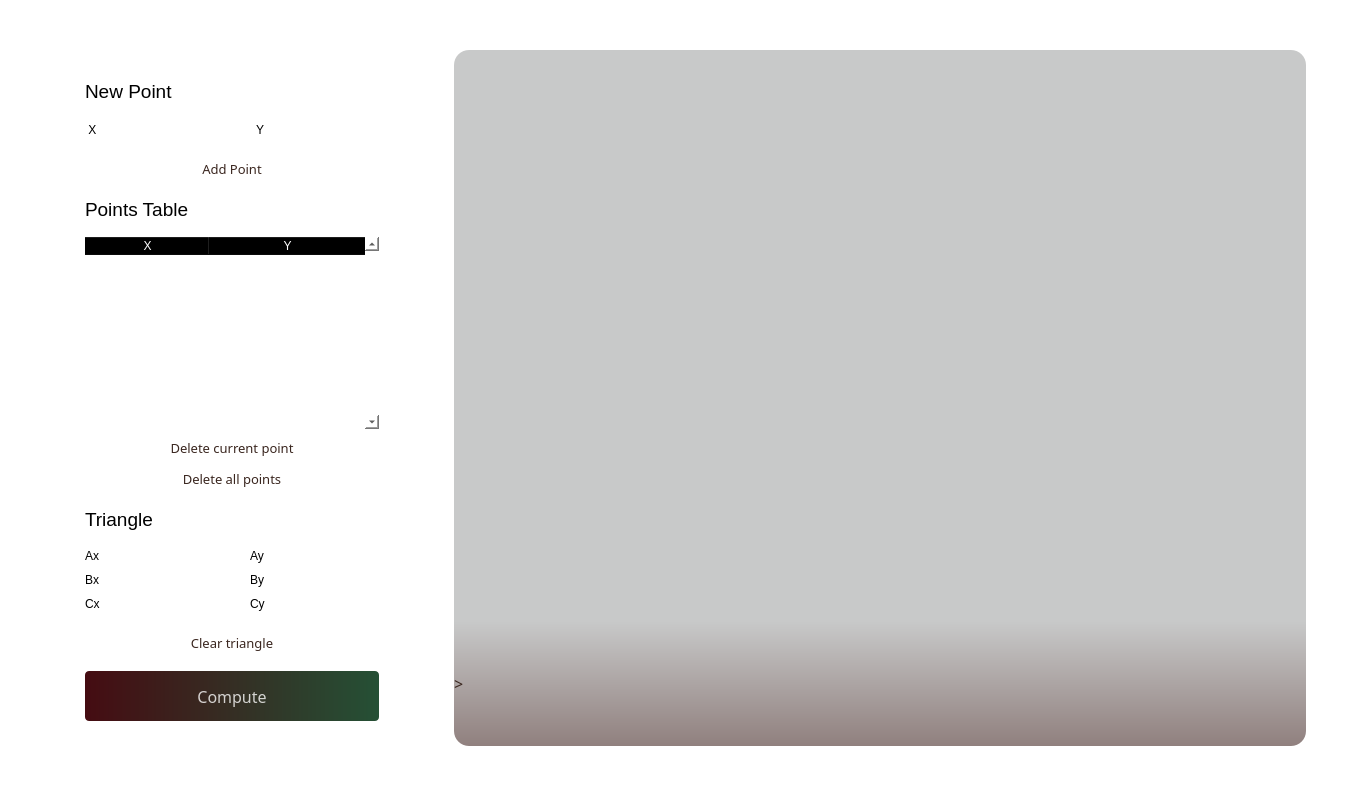
<?xml version="1.0" encoding="UTF-8"?>
<ui version="4.0">
 <class>MainWindow</class>
 <widget class="QMainWindow" name="MainWindow">
  <property name="geometry">
   <rect>
    <x>0</x>
    <y>0</y>
    <width>1366</width>
    <height>796</height>
   </rect>
  </property>
  <property name="minimumSize">
   <size>
    <width>1366</width>
    <height>768</height>
   </size>
  </property>
  <property name="font">
   <font>
    <family>Noto Sans Ethiopic Medium</family>
    <pointsize>10</pointsize>
   </font>
  </property>
  <property name="windowTitle">
   <string>MainWindow</string>
  </property>
  <property name="styleSheet">
   <string notr="true">border-radius: 4px;
background: transparent;
background-color: rgba(255, 255, 255, 0);</string>
  </property>
  <widget class="QWidget" name="centralwidget">
   <property name="autoFillBackground">
    <bool>false</bool>
   </property>
   <property name="styleSheet">
    <string notr="true">background-image:url(:/img/img/background.jpg)  0 0 0 0 stretch stretch;
background-repeat: no-repeat;
background-position: center;</string>
   </property>
   <layout class="QHBoxLayout" name="horizontalLayout_3" stretch="10,10,10">
    <property name="spacing">
     <number>10</number>
    </property>
    <property name="leftMargin">
     <number>60</number>
    </property>
    <property name="topMargin">
     <number>50</number>
    </property>
    <property name="rightMargin">
     <number>60</number>
    </property>
    <property name="bottomMargin">
     <number>50</number>
    </property>
    <item>
     <widget class="QWidget" name="widget" native="true">
      <property name="sizePolicy">
       <sizepolicy hsizetype="Fixed" vsizetype="Minimum">
        <horstretch>0</horstretch>
        <verstretch>0</verstretch>
       </sizepolicy>
      </property>
      <property name="minimumSize">
       <size>
        <width>340</width>
        <height>0</height>
       </size>
      </property>
      <property name="sizeIncrement">
       <size>
        <width>5</width>
        <height>10</height>
       </size>
      </property>
      <property name="autoFillBackground">
       <bool>false</bool>
      </property>
      <property name="styleSheet">
       <string notr="true">
border-radius: 15px;
background: transparent;
background-color: rgba(255, 255, 255, 15);
</string>
      </property>
      <layout class="QVBoxLayout" name="verticalLayout">
       <property name="leftMargin">
        <number>25</number>
       </property>
       <property name="topMargin">
        <number>30</number>
       </property>
       <property name="rightMargin">
        <number>25</number>
       </property>
       <property name="bottomMargin">
        <number>25</number>
       </property>
       <item>
        <widget class="QLabel" name="HeaderPointLabel">
         <property name="maximumSize">
          <size>
           <width>16777215</width>
           <height>26</height>
          </size>
         </property>
         <property name="font">
          <font>
           <pointsize>14</pointsize>
          </font>
         </property>
         <property name="styleSheet">
          <string notr="true">background-color: rgba(255, 255, 255, 0);</string>
         </property>
         <property name="text">
          <string>New Point</string>
         </property>
        </widget>
       </item>
       <item>
        <spacer name="verticalSpacer">
         <property name="orientation">
          <enum>Qt::Vertical</enum>
         </property>
         <property name="sizeHint" stdset="0">
          <size>
           <width>20</width>
           <height>1</height>
          </size>
         </property>
        </spacer>
       </item>
       <item>
        <layout class="QHBoxLayout" name="horizontalLayout">
         <item>
          <widget class="QLabel" name="LabelPointX">
           <property name="maximumSize">
            <size>
             <width>16777215</width>
             <height>25</height>
            </size>
           </property>
           <property name="styleSheet">
            <string notr="true">background-color: rgba(255, 255, 255, 0);</string>
           </property>
           <property name="text">
            <string> X</string>
           </property>
          </widget>
         </item>
         <item>
          <widget class="QLineEdit" name="InputFieldPointX">
           <property name="maximumSize">
            <size>
             <width>16777215</width>
             <height>25</height>
            </size>
           </property>
           <property name="styleSheet">
            <string notr="true">border: 1px solid rgba(255, 255, 255, 125);
background-color: rgba(255, 255, 255, 20);
border-radius: 3px;</string>
           </property>
          </widget>
         </item>
         <item>
          <spacer name="horizontalSpacer">
           <property name="orientation">
            <enum>Qt::Horizontal</enum>
           </property>
           <property name="sizeHint" stdset="0">
            <size>
             <width>30</width>
             <height>20</height>
            </size>
           </property>
          </spacer>
         </item>
         <item>
          <widget class="QLabel" name="LabelPointY">
           <property name="maximumSize">
            <size>
             <width>16777215</width>
             <height>25</height>
            </size>
           </property>
           <property name="styleSheet">
            <string notr="true">background-color: rgba(255, 255, 255, 0);</string>
           </property>
           <property name="text">
            <string> Y</string>
           </property>
          </widget>
         </item>
         <item>
          <widget class="QLineEdit" name="InputFieldPointY">
           <property name="maximumSize">
            <size>
             <width>16777215</width>
             <height>25</height>
            </size>
           </property>
           <property name="styleSheet">
            <string notr="true">border: 1px solid rgba(255, 255, 255, 125);
background-color: rgba(255, 255, 255, 20);
border-radius: 3px;</string>
           </property>
          </widget>
         </item>
        </layout>
       </item>
       <item>
        <spacer name="verticalSpacer_2">
         <property name="orientation">
          <enum>Qt::Vertical</enum>
         </property>
         <property name="sizeHint" stdset="0">
          <size>
           <width>20</width>
           <height>1</height>
          </size>
         </property>
        </spacer>
       </item>
       <item>
        <widget class="QPushButton" name="ButtonAddPoint">
         <property name="sizePolicy">
          <sizepolicy hsizetype="MinimumExpanding" vsizetype="Fixed">
           <horstretch>0</horstretch>
           <verstretch>0</verstretch>
          </sizepolicy>
         </property>
         <property name="minimumSize">
          <size>
           <width>15</width>
           <height>25</height>
          </size>
         </property>
         <property name="maximumSize">
          <size>
           <width>16777215</width>
           <height>16777215</height>
          </size>
         </property>
         <property name="sizeIncrement">
          <size>
           <width>21</width>
           <height>7</height>
          </size>
         </property>
         <property name="font">
          <font>
           <family>Noto Sans Ethiopic Medium</family>
           <pointsize>10</pointsize>
           <bold>false</bold>
          </font>
         </property>
         <property name="styleSheet">
          <string notr="true">QPushButton#ButtonAddPoint {
	background-color: rgba(255, 255, 255, 100);
	border-radius: 4px;
	color: rgb(58, 38, 31);
}

QPushButton#ButtonAddPoint:pressed {
	background-color: #546A59;
}</string>
         </property>
         <property name="text">
          <string>Add Point</string>
         </property>
        </widget>
       </item>
       <item>
        <spacer name="verticalSpacer_8">
         <property name="orientation">
          <enum>Qt::Vertical</enum>
         </property>
         <property name="sizeHint" stdset="0">
          <size>
           <width>256</width>
           <height>0</height>
          </size>
         </property>
        </spacer>
       </item>
       <item>
        <widget class="QLabel" name="HeaderPointsTableLabel">
         <property name="maximumSize">
          <size>
           <width>16777215</width>
           <height>26</height>
          </size>
         </property>
         <property name="font">
          <font>
           <pointsize>14</pointsize>
          </font>
         </property>
         <property name="styleSheet">
          <string notr="true">background-color: rgba(255, 255, 255, 0);</string>
         </property>
         <property name="text">
          <string>Points Table</string>
         </property>
        </widget>
       </item>
       <item>
        <spacer name="verticalSpacer_6">
         <property name="orientation">
          <enum>Qt::Vertical</enum>
         </property>
         <property name="sizeType">
          <enum>QSizePolicy::MinimumExpanding</enum>
         </property>
         <property name="sizeHint" stdset="0">
          <size>
           <width>20</width>
           <height>1</height>
          </size>
         </property>
        </spacer>
       </item>
       <item>
        <widget class="QTableWidget" name="TablePoints">
         <property name="autoFillBackground">
          <bool>true</bool>
         </property>
         <property name="styleSheet">
          <string notr="true">border-radius: 4px;
color: rgb(255, 255, 255);
border-color: rgb(255, 255, 255);
gridline-color: rgba(255, 255, 255, 100);

alternate-background-color: rgb(255, 255, 255);
selection-background-color: rgba(255, 255, 255, 50);</string>
         </property>
         <property name="verticalScrollBarPolicy">
          <enum>Qt::ScrollBarAlwaysOn</enum>
         </property>
         <property name="horizontalScrollBarPolicy">
          <enum>Qt::ScrollBarAlwaysOff</enum>
         </property>
         <property name="alternatingRowColors">
          <bool>false</bool>
         </property>
         <property name="rowCount">
          <number>0</number>
         </property>
         <attribute name="horizontalHeaderCascadingSectionResizes">
          <bool>true</bool>
         </attribute>
         <attribute name="horizontalHeaderMinimumSectionSize">
          <number>100</number>
         </attribute>
         <attribute name="horizontalHeaderDefaultSectionSize">
          <number>125</number>
         </attribute>
         <attribute name="horizontalHeaderShowSortIndicator" stdset="0">
          <bool>false</bool>
         </attribute>
         <attribute name="horizontalHeaderStretchLastSection">
          <bool>true</bool>
         </attribute>
         <attribute name="verticalHeaderVisible">
          <bool>true</bool>
         </attribute>
         <attribute name="verticalHeaderMinimumSectionSize">
          <number>30</number>
         </attribute>
         <attribute name="verticalHeaderDefaultSectionSize">
          <number>30</number>
         </attribute>
         <attribute name="verticalHeaderShowSortIndicator" stdset="0">
          <bool>false</bool>
         </attribute>
         <attribute name="verticalHeaderStretchLastSection">
          <bool>false</bool>
         </attribute>
         <column>
          <property name="text">
           <string>X</string>
          </property>
          <property name="background">
           <color alpha="100">
            <red>255</red>
            <green>255</green>
            <blue>255</blue>
           </color>
          </property>
          <property name="foreground">
           <brush brushstyle="NoBrush">
            <color alpha="255">
             <red>255</red>
             <green>255</green>
             <blue>255</blue>
            </color>
           </brush>
          </property>
         </column>
         <column>
          <property name="text">
           <string>Y</string>
          </property>
          <property name="background">
           <color alpha="100">
            <red>255</red>
            <green>255</green>
            <blue>255</blue>
           </color>
          </property>
          <property name="foreground">
           <brush brushstyle="NoBrush">
            <color alpha="255">
             <red>255</red>
             <green>255</green>
             <blue>255</blue>
            </color>
           </brush>
          </property>
         </column>
        </widget>
       </item>
       <item>
        <widget class="QPushButton" name="ButtonDeleteCurrentPoint">
         <property name="minimumSize">
          <size>
           <width>0</width>
           <height>25</height>
          </size>
         </property>
         <property name="font">
          <font>
           <family>Noto Sans Ethiopic Medium</family>
           <pointsize>10</pointsize>
          </font>
         </property>
         <property name="styleSheet">
          <string notr="true">QPushButton#ButtonDeleteCurrentPoint {
	background-color: rgba(255, 255, 255, 100);
	border-radius: 4px;
	color: rgb(58, 38, 31);
}

QPushButton#ButtonDeleteCurrentPoint:pressed {
	background-color: #546A59;
}</string>
         </property>
         <property name="text">
          <string>Delete current point</string>
         </property>
        </widget>
       </item>
       <item>
        <widget class="QPushButton" name="ButtonDeleteAllPoints">
         <property name="minimumSize">
          <size>
           <width>0</width>
           <height>25</height>
          </size>
         </property>
         <property name="font">
          <font>
           <family>Noto Sans Ethiopic Medium</family>
           <pointsize>10</pointsize>
          </font>
         </property>
         <property name="styleSheet">
          <string notr="true">QPushButton#ButtonDeleteAllPoints {
	background-color: rgba(255, 255, 255, 100);
	border-radius: 4px;
	color: rgb(58, 38, 31);
}

QPushButton#ButtonDeleteAllPoints:pressed {
	background-color: #546A59;
}</string>
         </property>
         <property name="text">
          <string>Delete all points</string>
         </property>
        </widget>
       </item>
       <item>
        <spacer name="verticalSpacer_5">
         <property name="orientation">
          <enum>Qt::Vertical</enum>
         </property>
         <property name="sizeHint" stdset="0">
          <size>
           <width>256</width>
           <height>1</height>
          </size>
         </property>
        </spacer>
       </item>
       <item>
        <widget class="QLabel" name="HeaderTriangleLabel">
         <property name="maximumSize">
          <size>
           <width>16777215</width>
           <height>26</height>
          </size>
         </property>
         <property name="font">
          <font>
           <pointsize>14</pointsize>
          </font>
         </property>
         <property name="styleSheet">
          <string notr="true">background-color: rgba(255, 255, 255, 0);</string>
         </property>
         <property name="text">
          <string>Triangle</string>
         </property>
        </widget>
       </item>
       <item>
        <spacer name="verticalSpacer_4">
         <property name="orientation">
          <enum>Qt::Vertical</enum>
         </property>
         <property name="sizeType">
          <enum>QSizePolicy::MinimumExpanding</enum>
         </property>
         <property name="sizeHint" stdset="0">
          <size>
           <width>20</width>
           <height>0</height>
          </size>
         </property>
        </spacer>
       </item>
       <item>
        <layout class="QGridLayout" name="gridLayout_5">
         <item row="0" column="4">
          <widget class="QLineEdit" name="InputFieldTriangleY0">
           <property name="maximumSize">
            <size>
             <width>16777215</width>
             <height>25</height>
            </size>
           </property>
           <property name="styleSheet">
            <string notr="true">border: 1px solid rgba(255, 255, 255, 125);
background-color: rgba(255, 255, 255, 20);
border-radius: 3px;</string>
           </property>
          </widget>
         </item>
         <item row="2" column="1">
          <widget class="QLineEdit" name="InputFieldTriangleX2">
           <property name="maximumSize">
            <size>
             <width>16777215</width>
             <height>25</height>
            </size>
           </property>
           <property name="styleSheet">
            <string notr="true">border: 1px solid rgba(255, 255, 255, 125);
background-color: rgba(255, 255, 255, 20);
border-radius: 3px;</string>
           </property>
          </widget>
         </item>
         <item row="0" column="1">
          <widget class="QLineEdit" name="InputFieldTriangleX0">
           <property name="maximumSize">
            <size>
             <width>16777215</width>
             <height>25</height>
            </size>
           </property>
           <property name="styleSheet">
            <string notr="true">border: 1px solid rgba(255, 255, 255, 125);
background-color: rgba(255, 255, 255, 20);
border-radius: 3px;</string>
           </property>
          </widget>
         </item>
         <item row="2" column="4">
          <widget class="QLineEdit" name="InputFieldTriangleY2">
           <property name="maximumSize">
            <size>
             <width>16777215</width>
             <height>25</height>
            </size>
           </property>
           <property name="styleSheet">
            <string notr="true">border: 1px solid rgba(255, 255, 255, 125);
background-color: rgba(255, 255, 255, 20);
border-radius: 3px;</string>
           </property>
          </widget>
         </item>
         <item row="2" column="3">
          <widget class="QLabel" name="LabelTriangleY2">
           <property name="maximumSize">
            <size>
             <width>16777215</width>
             <height>25</height>
            </size>
           </property>
           <property name="styleSheet">
            <string notr="true">background-color: rgba(255, 255, 255, 0);</string>
           </property>
           <property name="text">
            <string>Cy</string>
           </property>
          </widget>
         </item>
         <item row="1" column="0">
          <widget class="QLabel" name="LabelTriangleX1">
           <property name="maximumSize">
            <size>
             <width>16777215</width>
             <height>25</height>
            </size>
           </property>
           <property name="styleSheet">
            <string notr="true">background-color: rgba(255, 255, 255, 0);</string>
           </property>
           <property name="text">
            <string>Bx</string>
           </property>
          </widget>
         </item>
         <item row="1" column="3">
          <widget class="QLabel" name="LabelTriangleY1">
           <property name="maximumSize">
            <size>
             <width>16777215</width>
             <height>25</height>
            </size>
           </property>
           <property name="styleSheet">
            <string notr="true">background-color: rgba(255, 255, 255, 0);</string>
           </property>
           <property name="text">
            <string>By</string>
           </property>
          </widget>
         </item>
         <item row="0" column="3">
          <widget class="QLabel" name="LabelTriangleY0">
           <property name="maximumSize">
            <size>
             <width>16777215</width>
             <height>25</height>
            </size>
           </property>
           <property name="styleSheet">
            <string notr="true">background-color: rgba(255, 255, 255, 0);</string>
           </property>
           <property name="text">
            <string>Ay</string>
           </property>
          </widget>
         </item>
         <item row="1" column="4">
          <widget class="QLineEdit" name="InputFieldTriangleY1">
           <property name="maximumSize">
            <size>
             <width>16777215</width>
             <height>25</height>
            </size>
           </property>
           <property name="styleSheet">
            <string notr="true">border: 1px solid rgba(255, 255, 255, 125);
background-color: rgba(255, 255, 255, 20);
border-radius: 3px;</string>
           </property>
          </widget>
         </item>
         <item row="0" column="0">
          <widget class="QLabel" name="LabelTriangleX0">
           <property name="maximumSize">
            <size>
             <width>16777215</width>
             <height>25</height>
            </size>
           </property>
           <property name="styleSheet">
            <string notr="true">background-color: rgba(255, 255, 255, 0);</string>
           </property>
           <property name="text">
            <string>Ax</string>
           </property>
          </widget>
         </item>
         <item row="1" column="1">
          <widget class="QLineEdit" name="InputFieldTriangleX1">
           <property name="maximumSize">
            <size>
             <width>16777215</width>
             <height>25</height>
            </size>
           </property>
           <property name="styleSheet">
            <string notr="true">border: 1px solid rgba(255, 255, 255, 125);
background-color: rgba(255, 255, 255, 20);
border-radius: 3px;</string>
           </property>
          </widget>
         </item>
         <item row="0" column="2" rowspan="3">
          <spacer name="horizontalSpacer_2">
           <property name="orientation">
            <enum>Qt::Horizontal</enum>
           </property>
           <property name="sizeHint" stdset="0">
            <size>
             <width>30</width>
             <height>20</height>
            </size>
           </property>
          </spacer>
         </item>
         <item row="2" column="0">
          <widget class="QLabel" name="LabelTriangleX2">
           <property name="maximumSize">
            <size>
             <width>16777215</width>
             <height>25</height>
            </size>
           </property>
           <property name="styleSheet">
            <string notr="true">background-color: rgba(255, 255, 255, 0);</string>
           </property>
           <property name="text">
            <string>Cx</string>
           </property>
          </widget>
         </item>
        </layout>
       </item>
       <item>
        <spacer name="verticalSpacer_3">
         <property name="orientation">
          <enum>Qt::Vertical</enum>
         </property>
         <property name="sizeHint" stdset="0">
          <size>
           <width>20</width>
           <height>1</height>
          </size>
         </property>
        </spacer>
       </item>
       <item>
        <widget class="QPushButton" name="ButtonClearTriangle">
         <property name="minimumSize">
          <size>
           <width>0</width>
           <height>25</height>
          </size>
         </property>
         <property name="font">
          <font>
           <family>Noto Sans Ethiopic Medium</family>
           <pointsize>10</pointsize>
          </font>
         </property>
         <property name="styleSheet">
          <string notr="true">QPushButton#ButtonClearTriangle {
	background-color: rgba(255, 255, 255, 100);
	border-radius: 4px;
	color: rgb(58, 38, 31);
}

QPushButton#ButtonClearTriangle:pressed {
	background-color: #546A59;
}</string>
         </property>
         <property name="text">
          <string>Clear triangle</string>
         </property>
        </widget>
       </item>
       <item>
        <spacer name="verticalSpacer_7">
         <property name="orientation">
          <enum>Qt::Vertical</enum>
         </property>
         <property name="sizeHint" stdset="0">
          <size>
           <width>20</width>
           <height>0</height>
          </size>
         </property>
        </spacer>
       </item>
       <item>
        <widget class="QPushButton" name="ButtonCompute">
         <property name="minimumSize">
          <size>
           <width>0</width>
           <height>50</height>
          </size>
         </property>
         <property name="font">
          <font>
           <family>Noto Sans Ethiopic Medium</family>
           <pointsize>12</pointsize>
          </font>
         </property>
         <property name="styleSheet">
          <string notr="true">QPushButton#ButtonCompute {
border-radius: 4px;
color: rgba(255, 255, 255, 200);
background-color: qlineargradient(spread:pad, x1:0, y1:0, x2:1, y2:0, stop:0 #450C12, stop:1 #255035);
}

QPushButton#ButtonCompute:pressed {
border-radius: 4px;
background-color: #352E23;
}</string>
         </property>
         <property name="text">
          <string>Compute</string>
         </property>
        </widget>
       </item>
      </layout>
     </widget>
    </item>
    <item>
     <spacer name="horizontalSpacer_5">
      <property name="orientation">
       <enum>Qt::Horizontal</enum>
      </property>
      <property name="sizeType">
       <enum>QSizePolicy::Fixed</enum>
      </property>
      <property name="sizeHint" stdset="0">
       <size>
        <width>40</width>
        <height>20</height>
       </size>
      </property>
     </spacer>
    </item>
    <item>
     <layout class="QGridLayout" name="gridLayout">
      <property name="sizeConstraint">
       <enum>QLayout::SetDefaultConstraint</enum>
      </property>
      <property name="spacing">
       <number>0</number>
      </property>
      <item row="0" column="2">
       <widget class="QGraphicsView" name="GraphicsView">
        <property name="minimumSize">
         <size>
          <width>0</width>
          <height>0</height>
         </size>
        </property>
        <property name="sizeIncrement">
         <size>
          <width>10</width>
          <height>5</height>
         </size>
        </property>
        <property name="toolTipDuration">
         <number>0</number>
        </property>
        <property name="styleSheet">
         <string notr="true">background: transparent;
border-top-left-radius: 15px; border-top-right-radius: 15px;
border-bottom-left-radius: 0px; border-bottom-right-radius: 0px;
background-color: #C8C9C9;</string>
        </property>
        <property name="verticalScrollBarPolicy">
         <enum>Qt::ScrollBarAlwaysOff</enum>
        </property>
        <property name="horizontalScrollBarPolicy">
         <enum>Qt::ScrollBarAlwaysOff</enum>
        </property>
        <property name="sceneRect">
         <rectf>
          <x>0.000000000000000</x>
          <y>0.000000000000000</y>
          <width>0.000000000000000</width>
          <height>0.000000000000000</height>
         </rectf>
        </property>
       </widget>
      </item>
      <item row="1" column="2">
       <widget class="QLabel" name="LabelCommunicator">
        <property name="enabled">
         <bool>true</bool>
        </property>
        <property name="sizePolicy">
         <sizepolicy hsizetype="Expanding" vsizetype="Minimum">
          <horstretch>0</horstretch>
          <verstretch>0</verstretch>
         </sizepolicy>
        </property>
        <property name="minimumSize">
         <size>
          <width>0</width>
          <height>125</height>
         </size>
        </property>
        <property name="font">
         <font>
          <family>Noto Sans Ethiopic Medium</family>
          <pointsize>12</pointsize>
         </font>
        </property>
        <property name="toolTipDuration">
         <number>0</number>
        </property>
        <property name="styleSheet">
         <string notr="true">background: transparent;
color: rgb(58, 38, 31);

border-top-left-radius: 0px; border-top-right-radius: 0px;
border-bottom-left-radius: 15px; border-bottom-right-radius: 15px;
background-color: qlineargradient(spread:pad, x1:0, y1:0, x2:0, y2:1, stop:0 #C8C9C9, stop:1 #90807E);
</string>
        </property>
        <property name="text">
         <string>&gt;</string>
        </property>
        <property name="textFormat">
         <enum>Qt::RichText</enum>
        </property>
        <property name="scaledContents">
         <bool>true</bool>
        </property>
        <property name="alignment">
         <set>Qt::AlignJustify|Qt::AlignVCenter</set>
        </property>
        <property name="wordWrap">
         <bool>true</bool>
        </property>
        <property name="margin">
         <number>10</number>
        </property>
        <property name="indent">
         <number>0</number>
        </property>
       </widget>
      </item>
     </layout>
    </item>
   </layout>
  </widget>
 </widget>
 <resources/>
 <connections/>
</ui>
